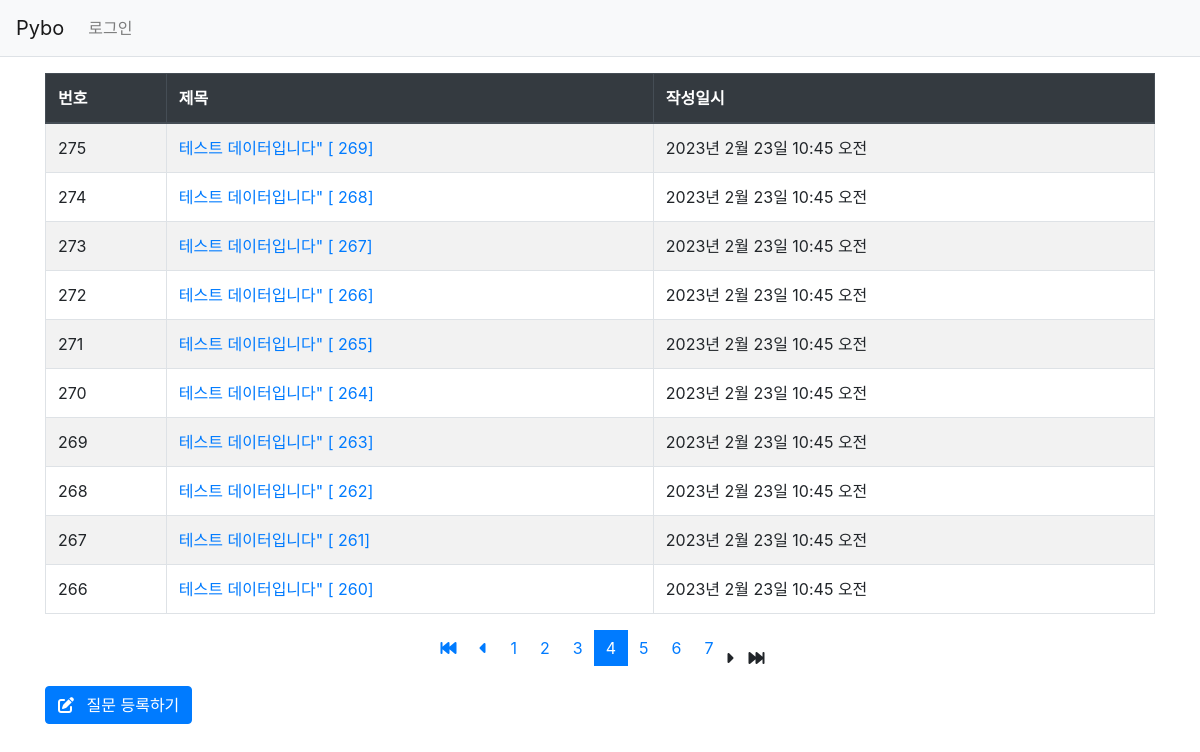
Page /pybo/?page=4 on the committed database.
### pybo/models.py (models this page shows, shortened)
class Question(models.Model):
    subject = models.CharField('제목', max_length=200)
    content = models.TextField('내용')
    create_date = models.DateTimeField('생성일')

### pybo/views.py (the view)
# urls.py: path('', views.index, name = 'index'),                       # 목록 보기
def index(request):
    page = request.GET.get('page','1')  # 페이지
    question_list = Question.objects.order_by('-create_date')
    paginator = Paginator(question_list, 10)
    page_obj = paginator.get_page(page)
    context = {'question_list': page_obj}
    return render(request, 'pybo/question_list.html', context)

### templates/pybo/question_list.html
{% extends 'base.html' %}
{% block content %}
  <table class="table table-striped table-bordered table-hover">
    <thead>
      <tr class="thead-dark">
        <th>번호</th>
        <th>제목</th>
        <th>작성일시</th>
      </tr>
    </thead>
    <tbody>
      {% if question_list %}
        {% for question in question_list %}
          <tr>
            <td>{{ question.id }}</td>
            <td>
              <a href="{% url 'pybo:detail' question.id %}">
                {{ question.subject }}
              </a>
            </td>
            <td>{{ question.create_date }}</td>
          </tr>
        {% endfor %}
      {% else %}
        <tr>
          <td colspan="3">질문이 없습니다.</td>
        </tr>
      {% endif %}
    </tbody>
  </table>
  {% include 'pybo/pagination.html' %}
  <a href="{% url 'pybo:question_create' %}" class="btn btn-primary">
    <i class="fa-solid fa-pen-to-square mr-2"></i>
    질문 등록하기
  </a>
{% endblock content %}

### rows in the picture
Question: id "275", subject "테스트 데이터입니다\" [ 269]", create_date "2023년 2월 23일 10:45 오전"
Question: id "274", subject "테스트 데이터입니다\" [ 268]", create_date "2023년 2월 23일 10:45 오전"
Question: id "273", subject "테스트 데이터입니다\" [ 267]", create_date "2023년 2월 23일 10:45 오전"
Question: id "272", subject "테스트 데이터입니다\" [ 266]", create_date "2023년 2월 23일 10:45 오전"
Question: id "271", subject "테스트 데이터입니다\" [ 265]", create_date "2023년 2월 23일 10:45 오전"
Question: id "270", subject "테스트 데이터입니다\" [ 264]", create_date "2023년 2월 23일 10:45 오전"
Question: id "269", subject "테스트 데이터입니다\" [ 263]", create_date "2023년 2월 23일 10:45 오전"
Question: id "268", subject "테스트 데이터입니다\" [ 262]", create_date "2023년 2월 23일 10:45 오전"
Question: id "267", subject "테스트 데이터입니다\" [ 261]", create_date "2023년 2월 23일 10:45 오전"
Question: id "266", subject "테스트 데이터입니다\" [ 260]", create_date "2023년 2월 23일 10:45 오전"

### other values in the picture
{{ page_number }} "1" "2" "3" "5" "6" "7"
{{ page_number }} "4"
